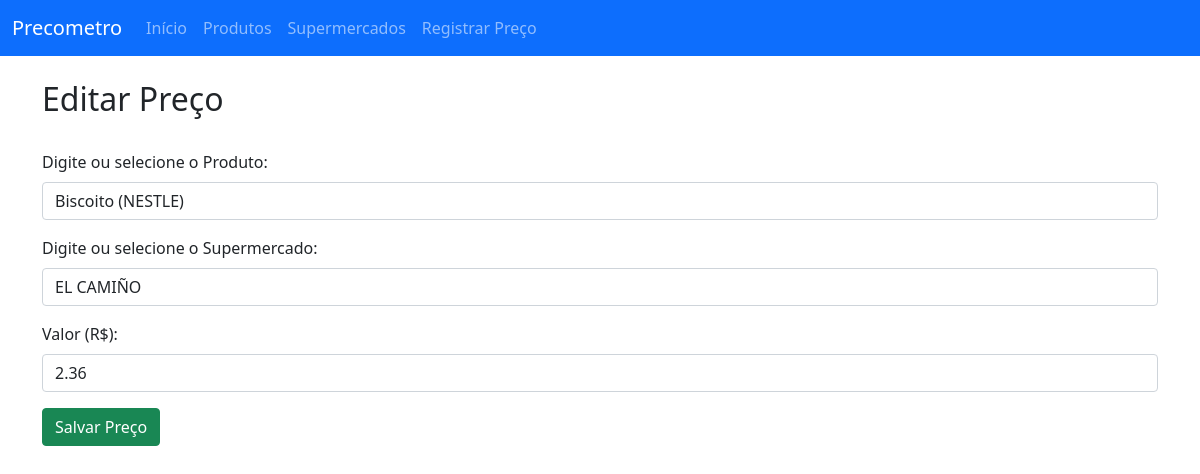
Screenshot of /preco/editar/11/ with the database file from the repository.
### app/models.py (models this page shows, shortened)
class Preco(models.Model):
    valor = models.DecimalField(max_digits=10, decimal_places=2)
    data_alteracao = models.DateTimeField(auto_now_add=True)  # Salva data e hora automaticamente
    data_alteracao = models.DateTimeField(auto_now=True)
    supermercado = models.ForeignKey(Supermercado, on_delete=models.CASCADE)
    produto = models.ForeignKey(Produto, on_delete=models.CASCADE)

class Produto(models.Model):
    nome = models.CharField(max_length=100)
    marca = models.CharField(max_length=50, blank=True, null=True)
    categoria = models.CharField(max_length=50, blank=True, null=True)

class Supermercado(models.Model):
    nome = models.CharField(max_length=100)

### app/views.py (the view, shortened to what this page needs)
# urls.py: path('preco/editar/<int:pk>/', preco_edit, name='preco_edit'),
def preco_edit(request, pk):
    if pk:
        preco = Preco.objects.get(pk=pk)
    else:
        preco = None
    supermercados = Supermercado.objects.all()
    produtos = Produto.objects.all()
    return render(request, 'preco_form.html', {
        'preco': preco,
        'supermercados': supermercados,
        'produtos': produtos
    })

### template/preco_form.html (shortened to what this page needs)
{% extends "menu.html" %}
{% load static %}
{% block body %}
<div class="container">
    <h2>{% if preco %}Editar{% else %}Registrar{% endif %} Preço</h2>
    <br>
    <form method="POST" action="">
        <div class="mb-3">
            <label class="form-label">Digite ou selecione o Produto:</label>
            <input
                class="form-control"
                list="listaProdutos"
                name="produto_nome"
                placeholder="Digite para buscar o produto..."
                required
                value="{% if preco %}{{ preco.produto.nome }}{% if preco.produto.marca %} ({{ preco.produto.marca }}){% endif %}{% endif %}"
            >
        </div>
        <div class="mb-3">
            <label class="form-label">Digite ou selecione o Supermercado:</label>
            <input
                class="form-control"
                list="listaSupermercados"
                name="supermercado_nome"
                placeholder="Digite para buscar o supermercado..."
                required
                value="{{ preco.supermercado.nome|default:'' }}"
            >
        </div>
        <div class="mb-3">
            <label class="form-label">Valor (R$):</label>
            <input type="number" step="0.01" name="valor" class="form-control" required value="{{ preco.valor|default:'' }}" placeholder="0.00">
        </div>
        <button type="submit" class="btn btn-success">Salvar Preço</button>
    </form>
</div>
{% endblock %}

### rows the page displays
Preco: produto_nome "Biscoito (NESTLE)", supermercado_nome "EL CAMIÑO", valor "2.36"
